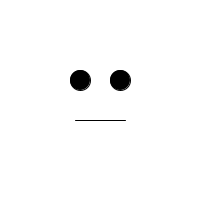
Frame 1 (no input)
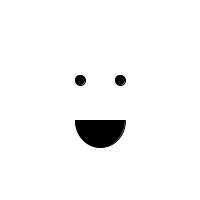
Frame 60 (the mouse pressed at the canvas centre just before this capture)
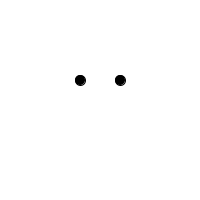
Frame 120 (the mouse held since frame 60 and released just before this capture)

The Processing sketch that drew these frames (run headless with seeded random() and noise(); from frame 60 on, the mouse is pressed at the canvas centre):

// Processing sketch: processing_24170
// ── processing_24170.pde

int bla = 0;
int m = 5;

int wo = 20;
int iu = 10;
void setup(){
  size(200,200);
  smooth();
}
void draw(){
  background(255);
  ojos();
  //nariz();
  boca();
  habla();
}
void ojos(){
  //dibujar ojos
  fill(0);
  ellipseMode(CENTER);
  ellipse(80,80,wo,wo);
  ellipse(120,80,wo,wo);
  
  wo = wo + iu;
  if((wo > 20) || (wo < 0)){
    iu = iu * -1;
  }
}
void nariz(){
  //dibujar nariz
  fill(0);
  rectMode(CENTER);
  rect(100,100,20,20);
}
void boca(){
  //dibujar boca
  fill(0);
  arc(100,120,50,bla,0,PI);
}
void habla(){
  //animar boca
  bla = bla + m;
  if((bla > 50) || (bla < 0)){
    m = m * -1;
  }
}
